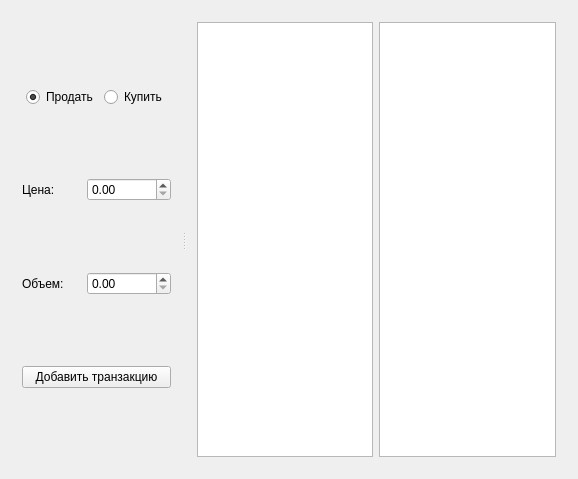
<?xml version="1.0" encoding="UTF-8"?>
<ui version="4.0">
 <class>MainWindow</class>
 <widget class="QMainWindow" name="MainWindow">
  <property name="geometry">
   <rect>
    <x>0</x>
    <y>0</y>
    <width>578</width>
    <height>479</height>
   </rect>
  </property>
  <property name="windowTitle">
   <string>Алгоритм работы биржи</string>
  </property>
  <widget class="QWidget" name="centralWidget">
   <layout class="QVBoxLayout" name="verticalLayout">
    <item>
     <widget class="QSplitter" name="splitter">
      <property name="orientation">
       <enum>Qt::Horizontal</enum>
      </property>
      <property name="childrenCollapsible">
       <bool>false</bool>
      </property>
      <widget class="QWidget" name="verticalLayoutWidget">
       <layout class="QVBoxLayout" name="verticalLayout_2">
        <item>
         <layout class="QHBoxLayout" name="horizontalLayout_3">
          <item>
           <spacer name="horizontalSpacer_2">
            <property name="orientation">
             <enum>Qt::Horizontal</enum>
            </property>
            <property name="sizeHint" stdset="0">
             <size>
              <width>40</width>
              <height>20</height>
             </size>
            </property>
           </spacer>
          </item>
          <item>
           <widget class="QRadioButton" name="sell">
            <property name="text">
             <string>Продать</string>
            </property>
            <property name="checked">
             <bool>true</bool>
            </property>
            <attribute name="buttonGroup">
             <string notr="true">buttonGroup</string>
            </attribute>
           </widget>
          </item>
          <item>
           <widget class="QRadioButton" name="buy">
            <property name="text">
             <string>Купить</string>
            </property>
            <attribute name="buttonGroup">
             <string notr="true">buttonGroup</string>
            </attribute>
           </widget>
          </item>
          <item>
           <spacer name="horizontalSpacer">
            <property name="orientation">
             <enum>Qt::Horizontal</enum>
            </property>
            <property name="sizeHint" stdset="0">
             <size>
              <width>40</width>
              <height>20</height>
             </size>
            </property>
           </spacer>
          </item>
         </layout>
        </item>
        <item>
         <layout class="QHBoxLayout" name="horizontalLayout">
          <item>
           <widget class="QLabel" name="label">
            <property name="maximumSize">
             <size>
              <width>100</width>
              <height>16777215</height>
             </size>
            </property>
            <property name="text">
             <string>Цена:</string>
            </property>
           </widget>
          </item>
          <item>
           <widget class="QDoubleSpinBox" name="cost">
            <property name="maximum">
             <double>999999.000000000000000</double>
            </property>
           </widget>
          </item>
         </layout>
        </item>
        <item>
         <layout class="QHBoxLayout" name="horizontalLayout_2">
          <item>
           <widget class="QLabel" name="label_2">
            <property name="maximumSize">
             <size>
              <width>100</width>
              <height>16777215</height>
             </size>
            </property>
            <property name="text">
             <string>Объем:</string>
            </property>
           </widget>
          </item>
          <item>
           <widget class="QDoubleSpinBox" name="volume">
            <property name="maximum">
             <double>999999.000000000000000</double>
            </property>
           </widget>
          </item>
         </layout>
        </item>
        <item>
         <widget class="QPushButton" name="add">
          <property name="text">
           <string>Добавить транзакцию</string>
          </property>
         </widget>
        </item>
       </layout>
      </widget>
      <widget class="QWidget" name="horizontalLayoutWidget">
       <layout class="QHBoxLayout" name="horizontalLayout_5">
        <item>
         <widget class="QTableView" name="sellTable">
          <attribute name="verticalHeaderVisible">
           <bool>false</bool>
          </attribute>
         </widget>
        </item>
        <item>
         <widget class="QTableView" name="buyTable">
          <attribute name="verticalHeaderVisible">
           <bool>false</bool>
          </attribute>
         </widget>
        </item>
       </layout>
      </widget>
     </widget>
    </item>
   </layout>
  </widget>
 </widget>
 <layoutdefault spacing="6" margin="11"/>
 <resources/>
 <connections/>
 <buttongroups>
  <buttongroup name="buttonGroup">
   <property name="exclusive">
    <bool>true</bool>
   </property>
  </buttongroup>
 </buttongroups>
</ui>
